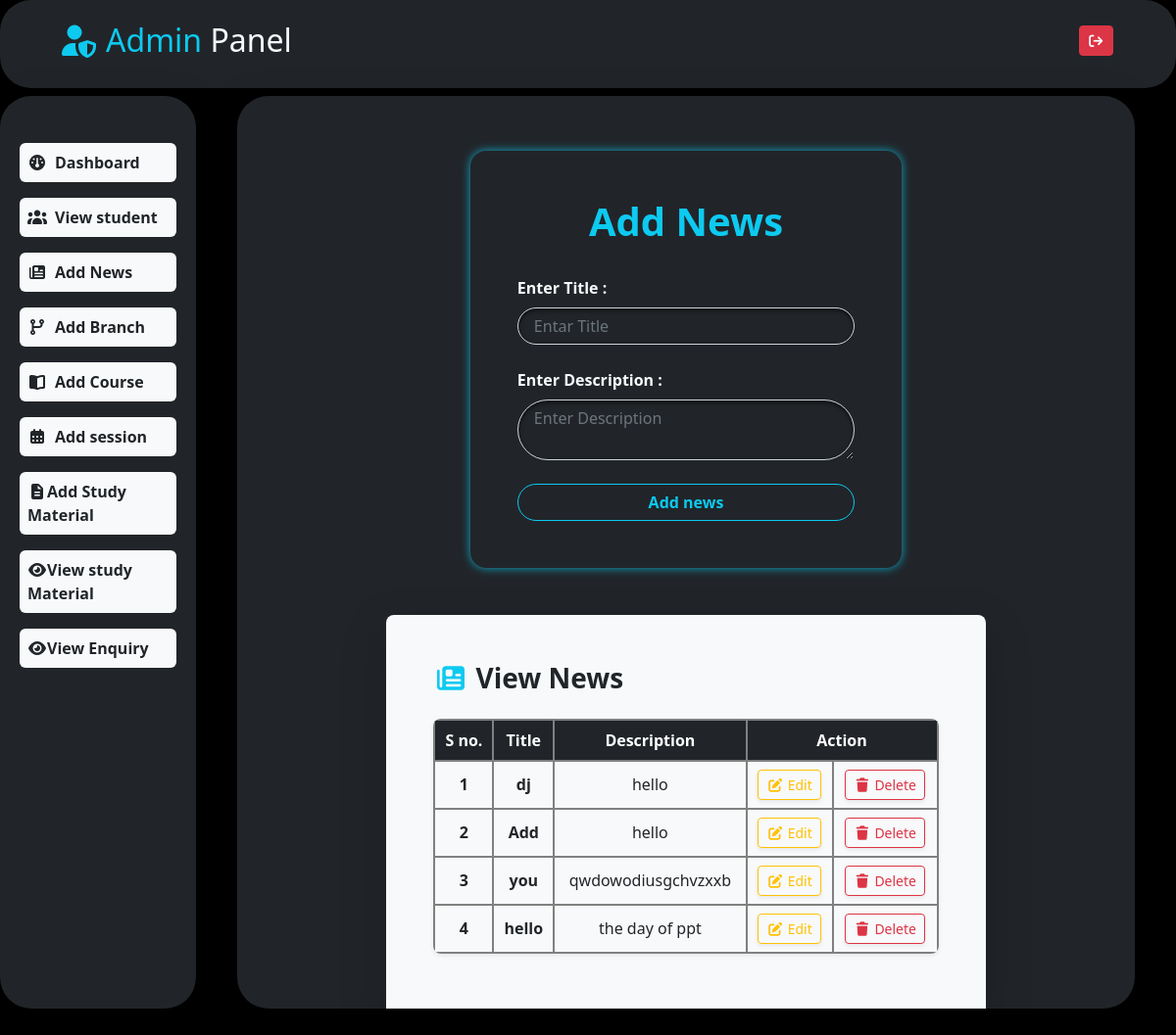
Screenshot of /index/adnews/ with the database file from the repository.
### myapp/models.py (models this page shows)
class News(models.Model):
    title=models.CharField(max_length=20,unique=True)
    desc=models.CharField(max_length=500)

### myapp/views.py (the view)
# urls.py: path('adnews/',views.adnews,name="adnews"),
def adnews(request):
    if request.method=="POST":
            title=request.POST['title']
            desc=request.POST['desc']
            news=News.objects.create(title=title,desc=desc)
            return redirect('myapp:adnews')
    news=News.objects.all()
    return render(request,'adnews.html',{"news":news})

### myapp/templates/adnews.html (shortened to what this page needs)
{%extends 'index.html'%}
{%block body%}
    <div class="row my-5">
        <div class="mt-2 col-md-8 mx-auto  ">
            <form action="" method="post" class="w-75 mx-auto shadow-lg rounded-4 p-5 " style="box-shadow: 0 0 10px rgba(13, 202, 240, 0.8) !important;">
                <h1 class="text-info fw-bold text-center">Add News</h1>
                <br>
                <label for="" class="text-light fw-bold pb-2">Enter Title :</label>
                <input type="text" name="title" value="{{n.title}}" class="form-control rounded-pill ps-3 st" placeholder="Entar Title"><br>
                <label for="" class="text-light fw-bold pb-2">Enter Description :</label>
                <textarea name="desc"  class="form-control rounded-pill ps-3" placeholder="Enter Description" >{{n.desc}}</textarea>
                <br>
                <input type="submit" value="Add news" class="btn btn-outline-info  form-control rounded-pill fw-bold">
            </form>
        </div>
    </div>
    <div class="row mt-5">
        <div class="col-md-8 p-5 mx-auto bg-light rounded-3 table-responsive shadow-lg">
            <h3 class="text-dark mb-4 fw-bold"><i class="fas fa-newspaper text-info me-2 fa-bounce"></i>View News</h3>
            <table class="table table-hover align-middle text-center shadow-sm rounded-3 overflow-hidden">
                <thead class="table-dark">
                <tr>
                    <th scope="col">S no.</th>
                    <th scope="col">Title</th>
                    <th scope="col">Description</th>
                    <th scope="col" colspan="2">Action</th>
                </tr>
                </thead>
                <tbody>
                {%for n in news%}
                <tr class="align-middle">
                    <td class="fw-semibold">{{forloop.counter}}</td>
                    <td class="fw-bold">{{n.title}}</td>
                    <td>{{n.desc}}</td>
                    <td><a href="{%url 'myapp:editnews' n.id %}" class="btn btn-outline-warning btn-sm shadow-sm"><i class="fa fa-edit"></i> Edit</a></td>
                    <td><a href="{%url 'myapp:deletenews' n.id %}" class="btn btn-outline-danger btn-sm shadow-sm"><i class="fa fa-trash"></i> Delete</a></td>
                </tr>
                </tbody>
                {%endfor%}
            </table>
        </div>
    </div>
{%endblock%}

### myapp/static/css/style.css (style rules this page uses)
tr,th,td { border:2px solid grey; }

### myapp/templates/index.html (style rules this page uses)
.st,textarea { background-color: #212529 !important; color: #f8f9fa !important; box-shadow: inset 0 2px 4px rgba(0, 0, 0, 0.6); }
.table { border-radius: 12px; overflow: hidden; }

### rows the page displays
News: title "dj", desc "hello"
News: title "Add", desc "hello"
News: title "you", desc "qwdowodiusgchvzxxb"
News: title "hello", desc "the day of ppt"
